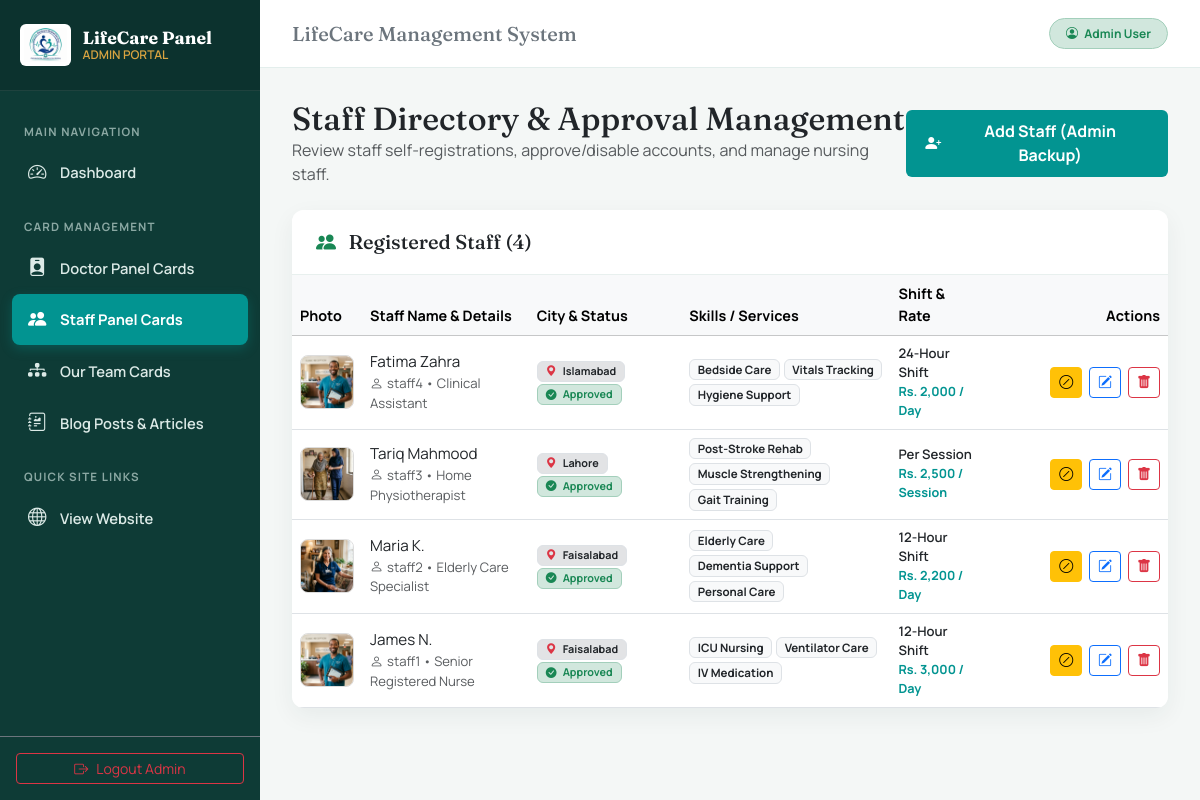
/nursing/admin/staff.php (signed in), run on the app's committed database.
### tables this page shows
CREATE TABLE `staff` (
  `id` int(11) NOT NULL AUTO_INCREMENT,
  `username` varchar(100) DEFAULT NULL,
  `password` varchar(255) DEFAULT NULL,
  `status` varchar(20) NOT NULL DEFAULT 'approved',
  `name` varchar(255) NOT NULL,
  `role` varchar(255) NOT NULL,
  `city` varchar(100) DEFAULT 'Faisalabad',
  `badge` varchar(100) NOT NULL,
  `shift` varchar(100) DEFAULT '12-Hour Shift',
  `rate` varchar(100) DEFAULT 'Rs. 2,200 / Day',
  `skills` text DEFAULT NULL,
  `image` varchar(255) NOT NULL DEFAULT 'assets/staff_1.jpg',
  `description` text DEFAULT NULL,
  `whatsapp` varchar(50) DEFAULT '923008053198',
  `created_at` timestamp NOT NULL DEFAULT CURRENT_TIMESTAMP,
  PRIMARY KEY (`id`)
);

### nursing/config.php (called while the page is built, shortened)
<?php
function getDBConnection() {
    try {
        $dsn = "mysql:host=" . DB_HOST . ";dbname=" . DB_NAME . ";charset=utf8mb4";
        $options = [
            PDO::ATTR_ERRMODE            => PDO::ERRMODE_EXCEPTION,
            PDO::ATTR_DEFAULT_FETCH_MODE => PDO::FETCH_ASSOC,
            PDO::ATTR_EMULATE_PREPARES   => false,
        ];
        $pdo = new PDO($dsn, DB_USER, DB_PASS, $options);
        return $pdo;
    } catch (Exception $e) {
        return null;
    }
}
function getData($type) {
    $db = getDBConnection();
    if ($db) {
        try {
            $allowedTables = ['doctors', 'staff', 'team', 'blogs', 'contact_messages'];
            if (in_array($type, $allowedTables)) {
                $stmt = $db->query("SELECT * FROM `{$type}` ORDER BY id DESC");
                $data = $stmt->fetchAll();
                if (!empty($data)) {
                    return $data;
                }
            }
        } catch (Exception $e) {
        }
    }
    return [];
}

### nursing/admin/staff.php (the view, shortened to what this page needs)
<?php
require_once __DIR__ . '/../config.php';
$type = 'staff';
$staff = getData($type);
require_once __DIR__ . '/inc/header.php';
?>
<div class="d-flex justify-content-between align-items-center mb-4">
    <div>
        <h2 class="m-0 text-dark">Staff Directory & Approval Management</h2>
        <p class="text-muted m-0">Review staff self-registrations, approve/disable accounts, and manage nursing staff.</p>
    </div>
    <button type="button" class="btn-care" data-bs-toggle="modal" data-bs-target="#staffModal" onclick="resetStaffForm()">
        <i class="bi bi-person-plus-fill me-1"></i> Add Staff (Admin Backup)
    </button>
</div>
<div class="card-custom">
    <div class="card-custom-header">
        <h5 class="m-0 font-weight-bold text-dark"><i class="bi bi-people-fill text-success me-2"></i> Registered Staff (<?= count($staff) ?>)</h5>
    </div>
    <div class="table-responsive p-0">
        <table class="table table-hover align-middle mb-0" style="font-size: 0.9rem;">
            <thead class="table-light">
                <tr>
                    <th style="width: 70px;">Photo</th>
                    <th>Staff Name & Details</th>
                    <th>City & Status</th>
                    <th>Skills / Services</th>
                    <th>Shift & Rate</th>
                    <th class="text-end" style="width: 180px;">Actions</th>
                </tr>
            </thead>
            <tbody>
                <?php if (empty($staff)): ?>
                    <tr>
                        <td colspan="6" class="text-center text-muted py-4">No staff profiles found.</td>
                    </tr>
                <?php else: ?>
                    <?php foreach ($staff as $stf):
                        $stfStatus = $stf['status'] ?? 'approved';
                    ?>
                        <tr>
                            <td>
                                <img src="../<?= htmlspecialchars($stf['image']) ?>" alt="Photo" class="thumb-preview" onerror="this.src='../assets/staff_1.jpg'">
                            </td>
                            <td>
                                <div class="font-weight-bold text-dark" style="font-size: 0.95rem;"><?= htmlspecialchars($stf['name']) ?></div>
                                <div class="text-muted" style="font-size: 0.82rem;">
                                    <?php if (!empty($stf['username'])): ?>
                                        <i class="bi bi-person me-1"></i><?= htmlspecialchars($stf['username']) ?> &bull;
                                    <?php endif; ?>
                                    <?= htmlspecialchars($stf['role']) ?>
                                </div>
                            </td>
                            <td>
                                <span class="badge bg-secondary-subtle text-dark border me-1 px-2 py-1"><i class="bi bi-geo-alt-fill me-1 text-danger"></i> <?= htmlspecialchars($stf['city'] ?? 'Faisalabad') ?></span>
                                <?php if ($stfStatus === 'approved'): ?>
                                    <span class="badge bg-success-subtle text-success border border-success-subtle px-2 py-1"><i class="bi bi-check-circle-fill me-1"></i> Approved</span>
                                <?php elseif ($stfStatus === 'pending'): ?>
                                    <span class="badge bg-warning-subtle text-warning border border-warning-subtle px-2 py-1"><i class="bi bi-clock-history me-1"></i> Pending</span>
                                <?php else: ?>
                                    <span class="badge bg-danger-subtle text-danger border border-danger-subtle px-2 py-1"><i class="bi bi-slash-circle me-1"></i> Disabled</span>
                                <?php endif; ?>
                            </td>
                            <td>
                                <div class="d-flex flex-wrap gap-1" style="max-width: 250px;">
                                    <?php
                                    $skillsList = is_array($stf['skills'] ?? null) ? $stf['skills'] : explode(',', $stf['skills'] ?? 'Patient Care');
                                    foreach (array_slice($skillsList, 0, 3) as $sk):
                                    ?>
                                        <span class="badge bg-light text-dark border" style="font-size: 0.72rem;"><?= htmlspecialchars(trim($sk)) ?></span>
                                    <?php endforeach; ?>
                                </div>
                            </td>
                            <td>
                                <div class="fw-semibold text-dark" style="font-size: 0.82rem;"><?= htmlspecialchars($stf['shift'] ?? '12-Hour') ?></div>
                                <div class="text-teal small fw-bold" style="color:var(--brand-teal);"><?= htmlspecialchars($stf['rate'] ?? 'Rs. 2,200 / Day') ?></div>
                            </td>
                            <td class="text-end">
                                <?php if ($stfStatus !== 'disabled'): ?>
                                    <a href="staff.php?action=status&status=disabled&id=<?= $stf['id'] ?>" class="btn btn-sm btn-warning me-1" title="Disable Account">
                                        <i class="bi bi-slash-circle"></i>
                                    </a>
                                <?php endif; ?>
                                <button class="btn btn-sm btn-outline-primary me-1" onclick="editStaff(<?= htmlspecialchars(json_encode($stf)) ?>)" title="Edit">
                                    <i class="bi bi-pencil-square"></i>
                                </button>
                                <a href="staff.php?action=delete&id=<?= $stf['id'] ?>" class="btn btn-sm btn-outline-danger" onclick="return confirm('Are you sure you want to delete this staff account?');" title="Delete">
                                    <i class="bi bi-trash-fill"></i>
                                </a>
                            </td>
                        </tr>
                    <?php endforeach; ?>
                <?php endif; ?>
            </tbody>
        </table>
    </div>
</div>
<?php require_once __DIR__ . '/inc/footer.php'; ?>

### nursing/admin/inc/header.php (style rules this page uses)
:root { --teal-900: #0E3B36; --teal-700: #1B6B63; --teal-500: #2E8C82; --brand-navy: #03357A; --brand-teal: #029491; --amber-500: #D9A441; --bg-light: #F4F7F6; }
body { font-family: 'Manrope', sans-serif; background-color: var(--bg-light); color: #2B3230; margin: 0; min-height: 100vh; }
h1, h2, h3, h4, h5 { font-family: 'Fraunces', serif; }
.card-custom { border: none; border-radius: 12px; box-shadow: 0 8px 24px rgba(14,59,54,0.06); background: #fff; overflow: hidden; }
.card-custom-header { background: #fff; border-bottom: 1px solid #E8F0EE; padding: 1.25rem 1.5rem; display: flex; align-items: center; justify-content: space-between; }
.btn-care { background: var(--brand-teal); color: #fff; font-weight: 700; border: none; padding: 0.6rem 1.2rem; border-radius: 6px; transition: 0.25s; text-decoration: none; display: inline-flex; align-items: center; gap: 0.4rem; }
.thumb-preview { width: 54px; height: 54px; border-radius: 8px; object-fit: cover; border: 1px solid #ddd; }

### data on the page
staff: name "Fatima Zahra", username "staff4", role "Clinical Assistant", city "Islamabad", status "approved" (drawn), skills "Bedside Care", skills "Vitals Tracking", skills "Hygiene Support", shift "24-Hour Shift", rate "Rs. 2,000 / Day"
staff: image (picture), name "Tariq Mahmood", username "staff3", role "Home Physiotherapist", city "Lahore", status "approved" (drawn), skills "Post-Stroke Rehab", skills "Muscle Strengthening", skills "Gait Training", shift "Per Session", rate "Rs. 2,500 / Session"
staff: image (picture), name "Maria K.", username "staff2", role "Elderly Care Specialist", city "Faisalabad", status "approved" (drawn), skills "Elderly Care", skills "Dementia Support", skills "Personal Care", shift "12-Hour Shift", rate "Rs. 2,200 / Day"
staff: image (picture), name "James N.", username "staff1", role "Senior Registered Nurse", city "Faisalabad", status "approved" (drawn), skills "ICU Nursing", skills "Ventilator Care", skills "IV Medication", shift "12-Hour Shift", rate "Rs. 3,000 / Day"

### other printed values
count($staff) "4"
